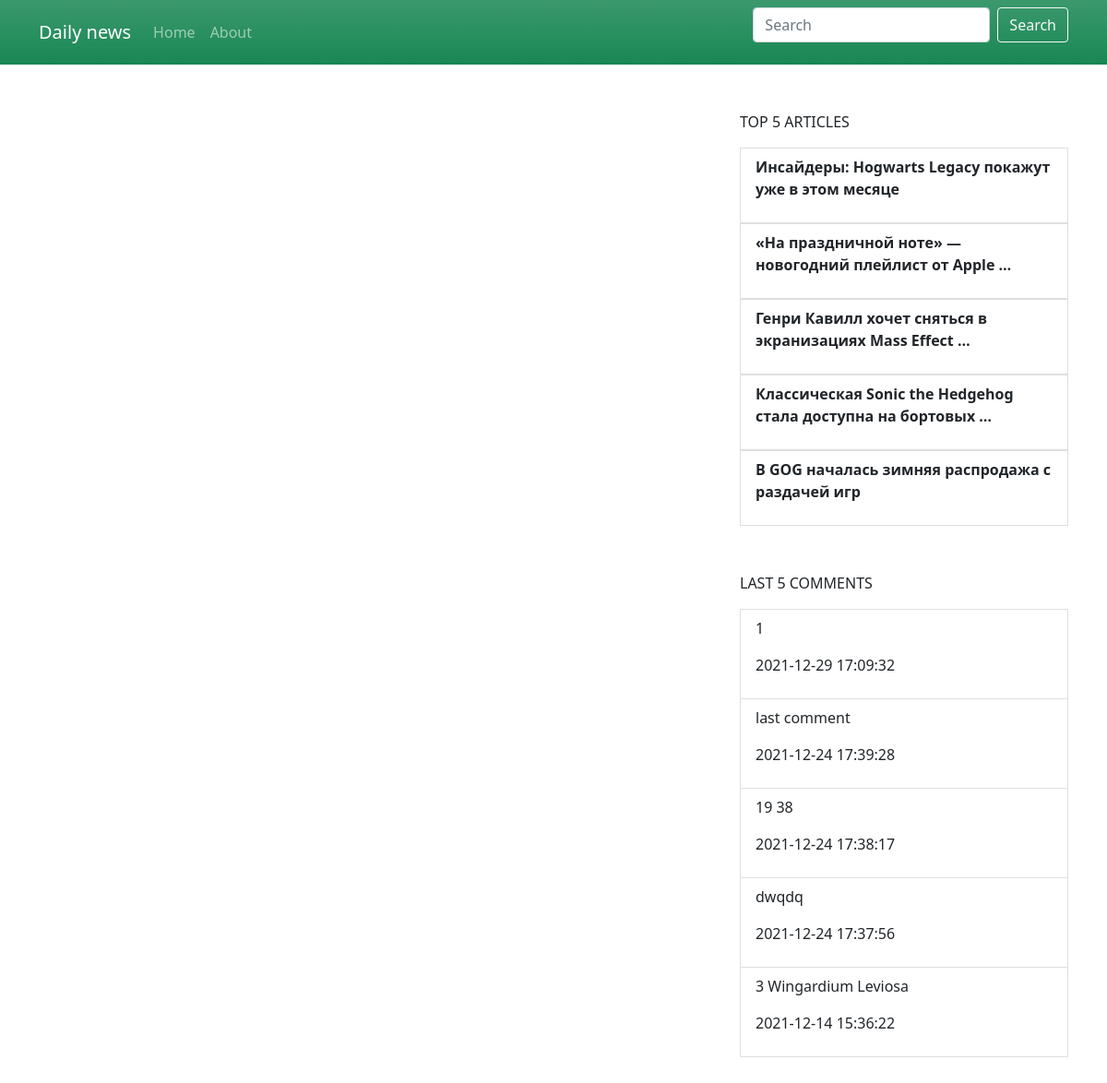
Screenshot of /search with the database file from the repository.
### offshore_blog/models.py (models this page shows, shortened)
class Article(models.Model):
    head_article = models.CharField(max_length=200)
    content = models.TextField()
    pub_date = models.DateTimeField()
    page_views = models.IntegerField(default=0)
    objects = ArticleManager()

class Comment(MPTTModel):
    post = models.ForeignKey(Article, on_delete=models.CASCADE, related_name='comments', null=True)
    name = models.CharField(max_length=100)
    parent = TreeForeignKey('self', on_delete=models.CASCADE, null=True, blank=True, related_name='children')
    content = models.TextField()
    pub_date = models.DateTimeField(auto_now_add=True)
    status = models.BooleanField(default=True)
    objects = CommentManager()
    class MPTTMeta:
        order_insertion_by = ['pub_date']

### offshore_blog/views.py (the view)
# urls.py: path('search', views.search_outcome, name='search_result'),
def search_outcome(request):
    context = {
        'article_views': Article.objects.top_articles(),
        '5_last_comments': Comment.objects.last_5_comments(),
    }
    return render(request, 'offshore_blog/search_result.html', context)

### offshore_blog/models.py (called while the page is built)
    @staticmethod
    def top_articles(limit=5):
        return Article.objects.order_by('-page_views')[:limit]

    @staticmethod
    def last_5_comments(limit=5):
        return Comment.objects.order_by('-pub_date')[:limit]

### offshore_blog/templates/offshore_blog/search_result.html (shortened to what this page needs)
{% load static %}
<html lang="en">
<head>
    <link rel="stylesheet" href="{% static 'offshore_blog/css/bootstrap.css' %}">
    <link rel="stylesheet" href="{% static 'offshore_blog/css/bootstrap.min.css' %}">
	<link rel="stylesheet" href="{% static 'offshore_blog/css/index.css' %}">
    <link rel="stylesheet" href="{% static 'offshore_blog/css/common.css' %}">
</head>
<body>
<nav class="navbar navbar-expand-lg navbar-dark bg-success bg-gradient">
    <div class="container">
        <a href="" class="navbar-brand">Daily news</a>
        <div class="collapse navbar-collapse" id="navbarCollapse4">
            <div class="navbar-nav">
                <a href="#" class="nav-item nav-link">Home</a>
                <a href="#" class="nav-item nav-link">About</a>
            </div>
            <form class="d-flex ms-auto" method="POST">
                <input type="text" class="form-control me-sm-2" placeholder="Search" name="search">
                <button type="submit" class="btn btn-outline-light">Search</button>
            </form>
        </div>
    </div>
</nav>
<div class="container">
    <div class="row">
        <div class="col-8">
        </div>
        <div class="col-4">
            {% include 'offshore_blog/top5_articles.html' %}
            {% include 'offshore_blog/last_comments.html' %}
        </div>
    </div>
</div>
</body>
</html>

### offshore_blog/templates/offshore_blog/top5_articles.html
{% load static %}
<div class="block_top_five">
    <p>TOP 5 ARTICLES</p>
{% for article in article_views %}
    <div>
        <a class=" list-group-item list-group-item-action" href="{% url 'offshore_blog:page_article' article.id %}"><p><strong>{{ article.head_article | truncatewords:8 }}</strong></p></a>
    </div>
{% endfor %}
</div>

### offshore_blog/templates/offshore_blog/last_comments.html
{% load static %}
<div class="block_top_five">
    <div><p>LAST 5 COMMENTS</p></div>
    <div>
        {% for comment in 5_last_comments %}
        <a class=" list-group-item list-group-item-action" href="{% url 'offshore_blog:page_article' comment.post_id %}">
        <p>{{ comment.content | truncatewords:8 }}</p>
            <p>{{ comment.pub_date | date:"Y-m-d H:i:s" }}</p>
        </a>
        {% endfor %}
    </div>
</div>

### offshore_blog/static/offshore_blog/css/common.css (style rules this page uses)
.block_top_five { margin: 50px 0 50px 0; }

### rows the page displays
Article: head_article "Инсайдеры: Hogwarts Legacy покажут уже в этом месяце"
Article: head_article "«На праздничной ноте» — новогодний плейлист от Apple …"
Article: head_article "Генри Кавилл хочет сняться в экранизациях Mass Effect …"
Article: head_article "Классическая Sonic the Hedgehog стала доступна на бортовых …"
Article: head_article "В GOG началась зимняя распродажа с раздачей игр"
Comment: content "1", pub_date "2021-12-29 17:09:32"
Comment: content "last comment", pub_date "2021-12-24 17:39:28"
Comment: content "19 38", pub_date "2021-12-24 17:38:17"
Comment: content "dwqdq", pub_date "2021-12-24 17:37:56"
Comment: content "3 Wingardium Leviosa", pub_date "2021-12-14 15:36:22"
